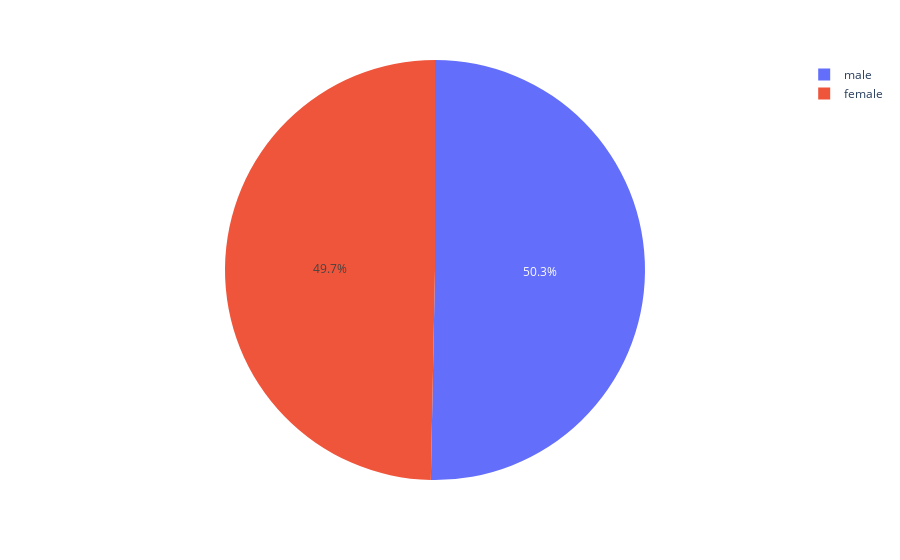

This figure's notebook cell:
### Code cell
# Gender Wise fare paid by passengers
import plotly.express as px
fig = px.pie(df, values='fare', names='sex')
fig.show()

### Figure 1 — Plotly figure (JSON) as saved in the notebook; plotly's stock layout.template omitted (floating-point values rounded to 4 significant figures; data arrays with more than 128 entries replaced by an {"elided": "..."} marker saying what was removed)
{"data": [{"domain": {"x": [0, 1], "y": [0, 1]}, "hovertemplate": "sex=%{label}<br>fare=%{value}<extra></extra>", "labels": {"elided": "784 str values"}, "legendgroup": "", "name": "", "showlegend": true, "type": "pie", "values": {"elided": "784 float values"}}], "layout": {"legend": {"tracegroupgap": 0}, "margin": {"t": 60}}}
